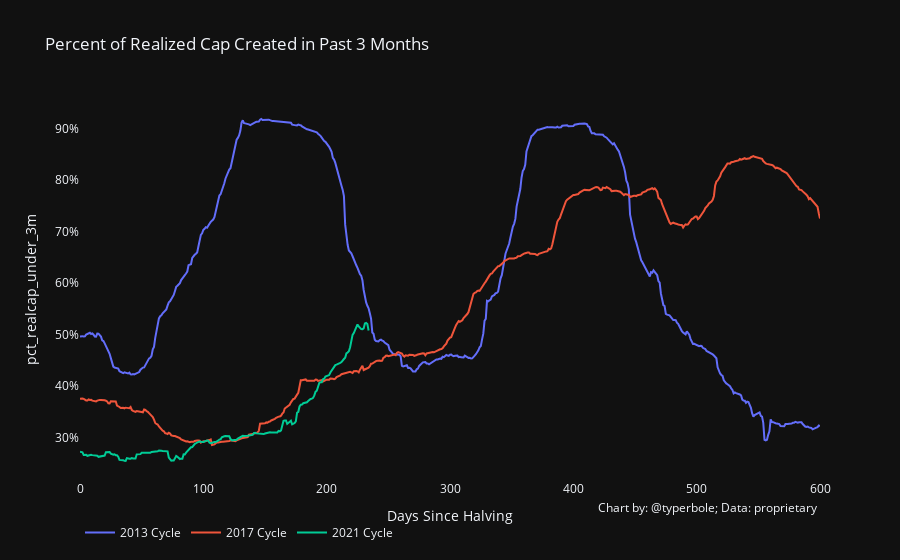

The notebook cell this image was saved under:
### Code cell
plot_comparison_chart(
    realcap, 'pct_realcap_under_3m', cycle='halving', index=False, title='Percent of Realized Cap Created in Past 3 Months', 
    data_source='proprietary', y_axis_format=".0%")

### Figure 1 — Plotly figure (JSON) as saved in the notebook; plotly's stock layout.template omitted (floating-point values rounded to 4 significant figures; data arrays with more than 128 entries replaced by an {"elided": "..."} marker saying what was removed)
{"data": [{"name": "2013 Cycle", "type": "scatter", "x": {"elided": "601 int values"}, "xaxis": "x", "y": {"elided": "601 float values"}, "yaxis": "y"}, {"name": "2017 Cycle", "type": "scatter", "x": {"elided": "601 int values"}, "xaxis": "x", "y": {"elided": "601 float values"}, "yaxis": "y"}, {"name": "2021 Cycle", "type": "scatter", "x": {"elided": "601 int values"}, "xaxis": "x", "y": {"elided": "601 float values"}, "yaxis": "y"}], "layout": {"annotations": [{"showarrow": false, "text": "Chart by: @typerbole; Data: proprietary", "x": 1, "xanchor": "right", "xref": "paper", "xshift": 0, "y": -0.1, "yanchor": "auto", "yref": "paper", "yshift": 0}], "legend": {"orientation": "h"}, "showlegend": true, "title": {"text": "Percent of Realized Cap Created in Past 3 Months"}, "xaxis": {"anchor": "y", "domain": [0, 1], "showgrid": false, "showline": false, "title": {"text": "Days Since Halving"}, "zeroline": false}, "yaxis": {"anchor": "x", "domain": [0, 1], "showgrid": false, "showline": false, "tickformat": ".0%", "title": {"text": "pct_realcap_under_3m"}, "type": "linear", "zeroline": false}}}
